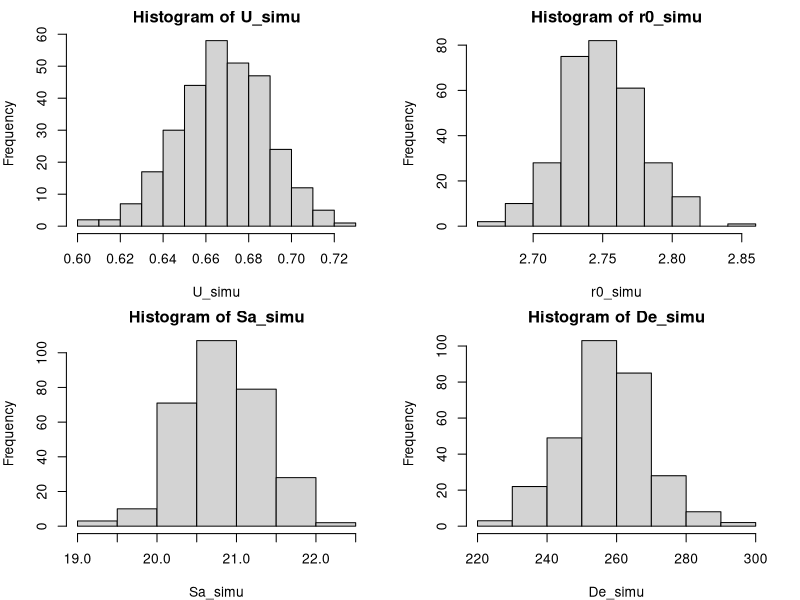

This figure's R source: (Note: a time limit stopped this script after it produced the figure.)
# This is the R script used for speleothem dose rate modelling due to disequilibrium of 238U decay series.
# reference: Zhang, J., Klose, J., Scholz, D., Marwan, N., Breitenbach, S.F.M., Katzschmann, L., Kraem-er, D., Tsukamoto, S., 2024. Isothermal thermoluminescence dating of speleothem growth - A case study from Ble?berg cave 2, Germany. Quaternary Geochronology 85, 101628. https://doi.org/10.1016/j.quageo.2024.101628 (open access)

### For sample LUM4347 from the paper, use Monte Carlo to get the age error.

rm(list = ls())
###############  parameters below to change for different samples ##############
################################################################################
gamma.attenuation<-0.5 #Because the studied sample (BB2-1) is not infinitely large considering the range of gamma ray.
cosmicray<-0.051 # Gy/ka, calculated cosmic ray

##################
U<-0.67         # total U (U238+U235), ppm
errU<-0.02
Th232<-0.012    # Th232, ppm
##################
r0<-2.75         # initial [U234]/[U238] activity ratio, from U series dating
errr0<-0.03
##################
Sa<-20.8         # Measured Sa value, unit uGy/(1000*alpha*cm-2)
errSa<-0.5       #
##################
Demeasure<-257.5         #measured De
errDe<-12.3

############### no need to change in below #####################################
################################################################################

age_simu<-c()


runs <- 300  ## run 300 simulations. It takes some time..
U_simu  <- rnorm(runs,mean=U,sd=errU)
r0_simu <- rnorm(runs,mean=r0,sd=errr0)
Sa_simu <- rnorm(runs,mean=Sa,sd=errSa)
De_simu <- rnorm(runs,mean=Demeasure,sd=errDe)

par(mfrow=c(2,2))
par(mar=c(4,4,2,2))

hist(U_simu)
hist(r0_simu)
hist(Sa_simu)
hist(De_simu)

for (k in 1:runs)
{
  U <-U_simu[k]
  r0<-r0_simu[k]
  Sa<-Sa_simu[k]
  Demeasure<-De_simu[k]
#####################################################

U238<-0.9929*U  # unit ppm
U235<-0.0071*U  # unit ppm

#U238 decay system
halflife.U238 <-1.41*10^17 # unit s, From Guerin2011
halflife.U234 <-7.75*10^12 
halflife.Th230<-2.38*10^12
halflife.Ra226<-5.05*10^10

lamda.U238 <-log(2)/halflife.U238  #unit s-1
lamda.U234 <-log(2)/halflife.U234
lamda.Th230<-log(2)/halflife.Th230
lamda.Ra226<-log(2)/halflife.Ra226

####################activity of U238. almost consistent with time################
a.U238<-12.44*U238 #   The activity of 1 ppm of U238 is 12.44 Bg/kg from Guerin2011

a.U234.initial<-r0*a.U238
N.U234.initial<-a.U234.initial/lamda.U234
N.Th230.initial<-0
N.Th230.initial<-(Th232*10^-3/232)*6.02*10^23*(4.4*10^-6)  ## atom ratio of 230Th/232Th is 4.4+-2.2*10^-6
#a.Th230<-lamda.Th230*N.Th230.initial
#a.Th230
# alpha flux for 1ppm natural U, when in equilibrium, Norbert Mercier table #######
flux.U238<-1529 ## unit /cm2/year
flux.U234<-1829
flux.Th230<-14290
#totalflux.U238<-17647
totalflux.U235<-821
totalflux.Th232<-5166

conversion.beta.U235<-0.0037   ## 1 ppm to Gy/ka, from Guerin2011
conversion.gamma.U235<-0.0020

conversion.beta.Th232<-0.0277
conversion.gamma.Th232<-0.0479

# dose rates from U235 and Th232. constant
Dr.U235  <-U*(totalflux.U235*Sa*0.92*10^-6)+U*conversion.beta.U235+U*conversion.gamma.U235*gamma.attenuation
Dr.Th232<-Th232*(totalflux.Th232*Sa*0.96*10^-6)+Th232*conversion.beta.Th232+Th232*conversion.gamma.Th232*gamma.attenuation
# note that 0.92 and 0.96 are correction factors for U and Th.
Dr.U235
Dr.Th232
##### Below is the calculation of dose rate of U238 decay chain 
## conversion from from 1 ppm to Gy/ka, Guerin2011  ###############
conversion.beta.U<-0.1419    ## total chain
conversion.beta.U238<-0.0548
conversion.beta.U234<-0.0007
conversion.beta.Th230<-0.0864

conversion.gamma.U<-0.1096   ## total chain
conversion.gamma.U238<-0.0017
conversion.gamma.U234<-0.0001
conversion.gamma.Th230<-0.1079


De.initial<-0 # Gy/ka
time.sum<-integer(0)

a.U238.sum<-numeric(0)
a.U234.sum<-numeric(0)
a.Th230.sum<-numeric(0)
alphaflux.sum<-numeric(0)

Dr238.sum<-numeric(0)
Dr234.sum<-numeric(0)
Dr230.sum<-numeric(0)

Dr.totalalpha.sum<-numeric(0)  # alpha dose rate of U238 decay chain
Dr.totalbeta.sum<-numeric(0)
Dr.totalgamma.sum<-numeric(0)
Dr.total.sum<-numeric(0)       # total dose rate of U238

Dr.U235.sum<-numeric(0)        # total dose rate of U235
Dr.Th232.sum<-numeric(0)       # total dose rate of Th232

Dr.sum<-numeric(0)             # overall total dose rate
De.sum<-numeric(0)


for (i in 0:1000000) # unit year
{
  if(i==0)
  {N.U234<-N.U234.initial
  N.Th230<-N.Th230.initial 
  De<-De.initial
  }
  
  a.U234<-lamda.U234*N.U234
  a.Th230<-lamda.Th230*N.Th230
  
  ############################## calculate alpha dose rate Gy/ka ####
  ra.U234<-a.U234/a.U238    # relative activity of U234 to U238  (or the U234 in equilibrium state)
  ra.Th230<-a.Th230/a.U238  # relative activity of Th230 to U238 (or the Th230 in equilibrium state)
  
  totalflux<-flux.U238+flux.U234*ra.U234+flux.Th230*ra.Th230
  Dr.totalalpha<-U*totalflux*Sa*0.92*10^-6  ## correction factor of 0.92 from Norbert
  
  Dr.alpha.U238<-U*flux.U238*Sa*0.92*10^-6
  Dr.alpha.U234<-U*flux.U234*ra.U234*Sa*0.92*10^-6
  Dr.alpha.Th230<-U*flux.Th230*ra.Th230*Sa*0.92*10^-6
  
  ########################## calculate beta dose rate unit Gy/ka ##########################
  
  Dr.beta.U238<-U*conversion.beta.U238
  Dr.beta.U234<-U*conversion.beta.U234*ra.U234
  Dr.beta.Th230<-U*conversion.beta.Th230*ra.Th230
  
  Dr.totalbeta<-Dr.beta.U238+Dr.beta.U234+Dr.beta.Th230
  
  ########################## calculate gamma dose rate unit Gy/ka ##########################
  
  ## here we assume only 20% of the total gamma dose rate, because the sample is not infinite large for the gamma ray
  Dr.gamma.U238<-U*conversion.gamma.U238*gamma.attenuation
  Dr.gamma.U234<-U*conversion.gamma.U234*ra.U234*gamma.attenuation
  Dr.gamma.Th230<-U*conversion.gamma.Th230*ra.Th230*gamma.attenuation
  
  Dr.totalgamma<-Dr.gamma.U238+Dr.gamma.U234+Dr.gamma.Th230
  
  ######################### total dose rate of U238 ######################################################
  
  Dr.total<-Dr.totalalpha+Dr.totalbeta+Dr.totalgamma # means total dose rate of U238
  
  Dr.U238<-Dr.alpha.U238+Dr.beta.U238+Dr.gamma.U238     # total dose rate of the U238- to U234 segment
  Dr.U234<-Dr.alpha.U234+Dr.beta.U234+Dr.gamma.U234     # total dose rate of the U234- to Th230 segment
  Dr.Th230<-Dr.alpha.Th230+Dr.beta.Th230+Dr.gamma.Th230 # total dose rate of the Th230- to end of decay chain
  
  ####################### overall total dose rate  #########################################################

  Dr<-Dr.total+Dr.U235+Dr.Th232+cosmicray
  
  #################################################

   if(i%%1000==0) 
   {
     j<-i/1000+1
  time.sum[j]<-i/1000
  a.U238.sum[j]<-a.U238
  a.U234.sum[j]<-a.U234
  a.Th230.sum[j]<-a.Th230
  alphaflux.sum[j]<-totalflux
  
  Dr238.sum[j]<-Dr.U238
  Dr234.sum[j]<-Dr.U234
  Dr230.sum[j]<-Dr.Th230
  
  Dr.totalalpha.sum[j]<-Dr.totalalpha
  Dr.totalbeta.sum[j]<-Dr.totalbeta
  Dr.totalgamma.sum[j]<-Dr.totalgamma
  Dr.total.sum[j]<-Dr.total # U238 total dose rate
    
  Dr.U235.sum[j]<-Dr.U235
  Dr.Th232.sum[j]<-Dr.Th232
  
  Dr.sum[j]<-Dr
  De.sum[j]<-De
  
  }
  
  De.increase<-Dr/1000   ## De increase Gy per year
  De<-De+De.increase  
  
  N.U234<-N.U234+(a.U238-a.U234)*3600*24*365 # per year
  N.Th230<-N.Th230+(a.U234-a.Th230)*3600*24*365 # per year
  

}

dataset <- data.frame('Time_ka'=time.sum, 'De'=De.sum)

dev <- min(abs(Demeasure - dataset$De))
    
Dedata <- subset(dataset,abs(Demeasure - dataset$De) == dev)
#Dedata
age_simu[k] <- Dedata$Time_ka
#age_simu[k]
}

#age_simu

par(mfrow=c(1,1))
hist(age_simu)

summary(age_simu)
sd(age_simu)

#write.csv(age_simu,'LUM4347 simulatd ages_300.csv')
